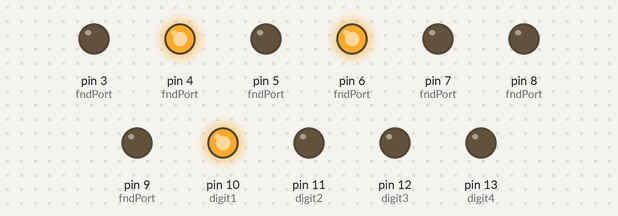
Simulated run of this sketch. Board: Arduino Uno, built with avr-gcc and run on an emulated ATmega328P. Parts: output pins drawn as LEDs (lit = HIGH).

Above: at 0.5 s.
At 1.5 s:
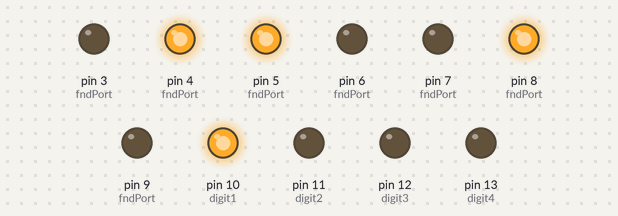
At 2.5 s:
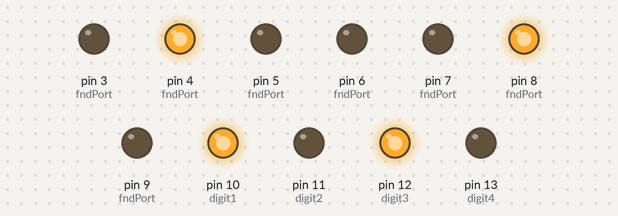
At 3.5 s:
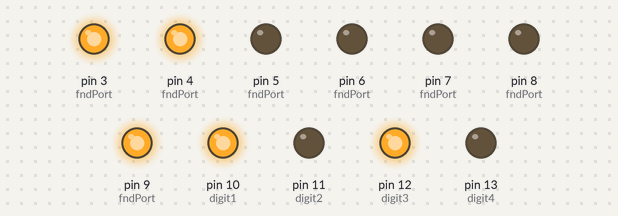
Timing chart, 0 to 4.6 s (numbered marks = the images above):
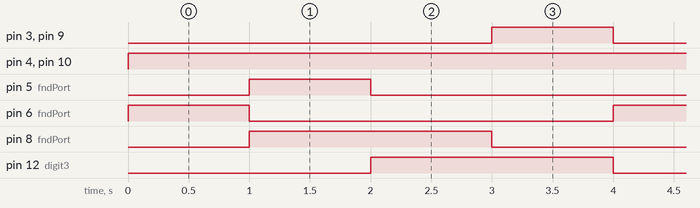

The sketch:

testlec.ino
```cpp
#define segA 9  // 'a' 세그먼트 연결 핀 번호
#define segB 7  // 'b' 세그먼트 연결 핀 번호
#define segC 5  // 'c' 세그먼트 연결 핀 번호
#define segD 3  // 'd' 세그먼트 연결 핀 번호
#define segE 12  // 'e' 세그먼트 연결 핀 번호
#define segF 8  // 'f' 세그먼트 연결 핀 번호
#define segG 6  // 'g' 세그먼트 연결 핀 번호
#define segDP 4 // 'dp' 세그먼트 연결 핀 번호

#define digit1 10 // 1st digit 연결 핀번호
#define digit2 11 // 2nd digit 연결 핀번호
#define digit3 12 // 3rd digit 연결 핀번호
#define digit4 13 // 4th digit 연결 핀번호

/// main 함수에서 처리 편하게 하기 위해 핀번호 배열을 생성
int fndPort[8] = {segA, segB, segC, segD, segE, segF, segG, segDP};
int fndDigit[4] = {digit1, digit2, digit3, digit4};

int delayTime = 500;

// index 0-9 -> 숫자 1~9
// index 10 -> Blank
int fndData[11][8] = {
                    { 0, 0, 0, 0, 0, 0, 1, 1 }, // 0
                    { 1, 0, 0, 1, 1, 1, 1, 1 }, // 1
                    { 0, 0, 1, 0, 0, 1, 0, 1 }, // 2
                    { 0, 0, 0, 0, 1, 1, 0, 1 }, // 3
                    { 1, 0, 0, 1, 1, 0, 0, 1 }, // 4
                    { 0, 1, 0, 0, 1, 0, 0, 1 }, // 5
                    { 0, 1, 0, 0, 0, 0, 0, 1 }, // 6
                    { 0, 0, 0, 1, 1, 0, 1, 1 }, // 7
                    { 0, 0, 0, 0, 0, 0, 0, 1 }, // 8
                    { 0, 0, 0, 0, 1, 0, 0, 1 }, // 9
                    { 1, 1, 1, 1, 1, 1, 1, 1 }, // 10 - blank
                };

void setup(){
    // SEGMENT 핀 출력모드로 설정
    for(int i = 0 ; i < 8 ; i++)
    {
        pinMode(fndPort[i],OUTPUT);
    }
    // 공통 Digit 핀 출력 모드로 설정
    pinMode(digit1, OUTPUT);
    pinMode(digit2, OUTPUT);
    pinMode(digit3, OUTPUT);
    pinMode(digit4, OUTPUT);
    // FND 모두 끄기 - 공통-애노드 타입으로 LOW 출력시 OFF
    digitalWrite(digit1, LOW);
    digitalWrite(digit2, LOW);
    digitalWrite(digit3, LOW);
    digitalWrite(digit4, LOW);
}

void loop(){
    // 첫째 자리 FND 숫자 1출력
    for(int j = 0 ; j < 8 ; j++){
        digitalWrite(fndPort[j], fndData[0][j]);
    }
    digitalWrite(digit1, HIGH);
    delay(1000);

    fndOff(); //fnd 모두 끄기

    // 둘째 자리 FND 숫자 2출력
    for(int j = 0 ; j < 8 ; j++){
        digitalWrite(fndPort[j], fndData[2][j]);
    }
    digitalWrite(digit1, HIGH);
    delay(1000);

    fndOff(); //fnd 모두 끄기

    // 셋째 자리 FND 숫자 3출력
    for(int j = 0 ; j < 8 ; j++){
        digitalWrite(fndPort[j], fndData[3][j]);
    }
    digitalWrite(digit1, HIGH);
    delay(1000);

    fndOff(); //fnd 모두 끄기

    // 넷째 자리 FND 숫자 4출력
    for(int j = 0 ; j < 8 ; j++){
        digitalWrite(fndPort[j], fndData[4][j]);
    }
    digitalWrite(digit1, HIGH);
    delay(1000);

    fndOff(); //fnd 모두 끄기
}

void fndOff(){ // FND 모두 끄기
    digitalWrite(digit1, LOW);
    digitalWrite(digit2, LOW);
    digitalWrite(digit3, LOW);
    digitalWrite(digit4, LOW);
}
```

Measured:
- by itself, pin 3 (fndPort), pin 5 (fndPort), pin 6 (fndPort), pin 9 (fndPort): alternates HIGH for 1.0 s and LOW for 3.0 s
- by itself, pin 4 (fndPort), pin 10 (digit1): LOW → HIGH at 0.00 s
- by itself, pin 8 (fndPort), pin 12 (digit3): alternates HIGH for 2.0 s and LOW for 2.0 s
